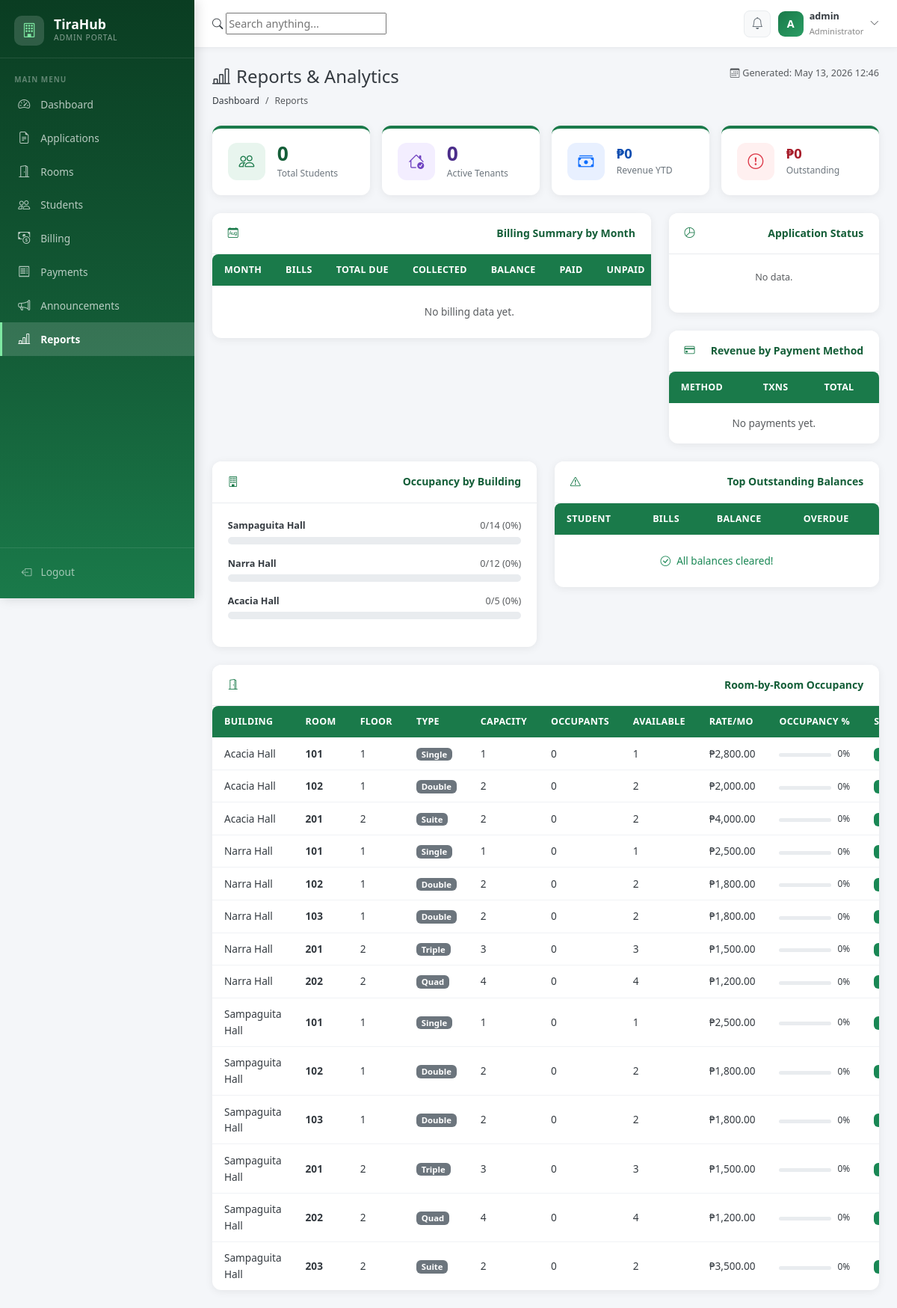
Screenshot of /admin/reports.php (signed in) with the database file from the repository.
### tables this page shows
CREATE TABLE `rooms` (
    `room_id`           INT UNSIGNED AUTO_INCREMENT PRIMARY KEY,
    `building_id`       INT UNSIGNED NOT NULL,
    `room_number`       VARCHAR(20)  NOT NULL,
    `floor`             TINYINT UNSIGNED NOT NULL DEFAULT 1,
    `room_type`         ENUM('Single','Double','Triple','Quad','Suite') NOT NULL DEFAULT 'Double',
    `capacity`          TINYINT UNSIGNED NOT NULL DEFAULT 2,
    `current_occupants` TINYINT UNSIGNED NOT NULL DEFAULT 0,
    `monthly_rate`      DECIMAL(10,2) NOT NULL DEFAULT 0.00,
    `description`       TEXT DEFAULT NULL,
    `status`            ENUM('Available','Full','Under Maintenance','Reserved') NOT NULL DEFAULT 'Available',
    `created_at`        DATETIME NOT NULL DEFAULT CURRENT_TIMESTAMP,
    `updated_at`        DATETIME NOT NULL DEFAULT CURRENT_TIMESTAMP ON UPDATE CURRENT_TIMESTAMP,
    CONSTRAINT `fk_rooms_building` FOREIGN KEY (`building_id`) REFERENCES `buildings`(`building_id`) ON DELETE RESTRICT ON UPDATE CASCADE,
    UNIQUE KEY `uq_room_building` (`building_id`, `room_number`),
    INDEX `idx_rooms_status`   (`status`),
    INDEX `idx_rooms_building` (`building_id`),
    INDEX `idx_rooms_type`     (`room_type`)
);

### admin/reports.php (the view, shortened to what this page needs)
<?php
require_once '../includes/layout.php';
$pdo = Database::connect();
$occupancy = $pdo->query("SELECT * FROM vw_room_occupancy ORDER BY building_name, room_number")->fetchAll();
$billingByMonth = $pdo->query(
    "SELECT DATE_FORMAT(billing_month,'%Y-%m') AS month_label,
            COUNT(*) AS bill_count,
            SUM(amount_due) AS total_due,
            SUM(amount_paid) AS total_paid,
            SUM(amount_due-amount_paid) AS total_balance,
            SUM(CASE WHEN status='Paid' THEN 1 ELSE 0 END) AS paid_count,
            SUM(CASE WHEN status='Unpaid' THEN 1 ELSE 0 END) AS unpaid_count,
            SUM(CASE WHEN status='Overdue' THEN 1 ELSE 0 END) AS overdue_count
     FROM billing
     GROUP BY DATE_FORMAT(billing_month,'%Y-%m')
     ORDER BY billing_month DESC
     LIMIT 12"
)->fetchAll();
$appStats = $pdo->query(
    "SELECT status, COUNT(*) AS cnt FROM applications GROUP BY status ORDER BY cnt DESC"
)->fetchAll();
$revByMethod = $pdo->query(
    "SELECT payment_method, COUNT(*) AS txn_count, SUM(amount) AS total
     FROM payments GROUP BY payment_method ORDER BY total DESC"
)->fetchAll();
$topBalance = $pdo->query(
    "SELECT * FROM vw_billing_summary WHERE total_balance > 0 ORDER BY total_balance DESC LIMIT 10"
)->fetchAll();
$tenantsPerBuilding = $pdo->query(
    "SELECT b.building_name,
            COUNT(ra.assignment_id) AS active_tenants,
            SUM(r.capacity) AS total_capacity
     FROM buildings b
     LEFT JOIN rooms r ON b.building_id=r.building_id
     LEFT JOIN room_assignments ra ON r.room_id=ra.room_id AND ra.status='Active'
     GROUP BY b.building_id, b.building_name"
)->fetchAll();
$summary = $pdo->query(
    "SELECT
        (SELECT COUNT(*) FROM students) AS total_students,
        (SELECT COUNT(*) FROM room_assignments WHERE status='Active') AS active_tenants,
        (SELECT COUNT(*) FROM applications WHERE status='Pending') AS pending_apps,
        (SELECT COALESCE(SUM(amount),0) FROM payments WHERE YEAR(payment_date)=YEAR(CURDATE())) AS revenue_ytd,
        (SELECT COALESCE(SUM(amount_due-amount_paid),0) FROM billing WHERE status IN ('Unpaid','Partial','Overdue')) AS outstanding"
)->fetch();
?>
<div class="page-header">
  <div>
    <h4><i class="bi bi-bar-chart-line me-2"></i>Reports & Analytics</h4>
    <nav aria-label="breadcrumb">
      <ol class="breadcrumb">
        <li class="breadcrumb-item"><a href="dashboard.php">Dashboard</a></li>
        <li class="breadcrumb-item active">Reports</li>
      </ol>
    </nav>
  </div>
  <span class="text-muted small"><i class="bi bi-calendar3 me-1"></i>Generated: <?= date('F d, Y H:i') ?></span>
</div>
<div class="row g-3 mb-4">
  <div class="col-6 col-lg-3">
    <div class="stat-card">
      <div class="stat-icon"><i class="bi bi-people"></i></div>
      <div><div class="stat-value"><?= number_format($summary['total_students']) ?></div><div class="stat-label">Total Students</div></div>
    </div>
  </div>
  <div class="col-6 col-lg-3">
    <div class="stat-card" style="border-left-color:#6f42c1">
      <div class="stat-icon" style="background:#f3eeff;color:#6f42c1"><i class="bi bi-house-check"></i></div>
      <div><div class="stat-value" style="color:#4b2d8a"><?= number_format($summary['active_tenants']) ?></div><div class="stat-label">Active Tenants</div></div>
    </div>
  </div>
  <div class="col-6 col-lg-3">
    <div class="stat-card" style="border-left-color:#0d6efd">
      <div class="stat-icon" style="background:#e8f0ff;color:#0d6efd"><i class="bi bi-cash-stack"></i></div>
      <div><div class="stat-value" style="color:#0d4db0;font-size:1.15rem">₱<?= number_format($summary['revenue_ytd'],0) ?></div><div class="stat-label">Revenue YTD</div></div>
    </div>
  </div>
  <div class="col-6 col-lg-3">
    <div class="stat-card" style="border-left-color:#dc3545">
      <div class="stat-icon" style="background:#fff0f0;color:#dc3545"><i class="bi bi-exclamation-circle"></i></div>
      <div><div class="stat-value" style="color:#a71d2a;font-size:1.15rem">₱<?= number_format($summary['outstanding'],0) ?></div><div class="stat-label">Outstanding</div></div>
    </div>
  </div>
</div>
<div class="row g-4">
  <div class="col-lg-8">
    <div class="th-card">
      <div class="card-header"><i class="bi bi-calendar-month me-2"></i>Billing Summary by Month</div>
      <div class="card-body p-0">
        <div class="table-responsive">
          <table class="th-table">
            <thead>
              <tr><th>Month</th><th>Bills</th><th>Total Due</th><th>Collected</th><th>Balance</th><th>Paid</th><th>Unpaid</th><th>Overdue</th></tr>
            </thead>
            <tbody>
              <?php if (empty($billingByMonth)): ?>
                <tr><td colspan="8" class="text-center py-4 text-muted">No billing data yet.</td></tr>
              <?php endif; ?>
            </tbody>
          </table>
        </div>
      </div>
    </div>
  </div>
  <div class="col-lg-4">
    <div class="th-card mb-4">
      <div class="card-header"><i class="bi bi-pie-chart me-2"></i>Application Status</div>
      <div class="card-body">
        <?php if (empty($appStats)): ?><p class="text-muted small text-center">No data.</p><?php endif; ?>
      </div>
    </div>
    <div class="th-card">
      <div class="card-header"><i class="bi bi-credit-card me-2"></i>Revenue by Payment Method</div>
      <div class="card-body p-0">
        <table class="th-table">
          <thead><tr><th>Method</th><th>Txns</th><th>Total</th></tr></thead>
          <tbody>
            <?php if (empty($revByMethod)): ?><tr><td colspan="3" class="text-center text-muted py-3">No payments yet.</td></tr><?php endif; ?>
          </tbody>
        </table>
      </div>
    </div>
  </div>
  <div class="col-lg-6">
    <div class="th-card">
      <div class="card-header"><i class="bi bi-building me-2"></i>Occupancy by Building</div>
      <div class="card-body">
        <?php foreach ($tenantsPerBuilding as $tb):
          $pct = $tb['total_capacity'] > 0 ? round($tb['active_tenants']/$tb['total_capacity']*100) : 0;
        ?>
        <div class="mb-3">
          <div class="d-flex justify-content-between mb-1">
            <span class="fw-600 small"><?= htmlspecialchars($tb['building_name']) ?></span>
            <span class="small text-muted"><?= $tb['active_tenants'] ?>/<?= $tb['total_capacity'] ?> (<?= $pct ?>%)</span>
          </div>
          <div class="progress" style="height:10px;border-radius:99px">
          </div>
        </div>
        <?php endforeach; ?>
      </div>
    </div>
  </div>
  <div class="col-lg-6">
    <div class="th-card">
      <div class="card-header"><i class="bi bi-exclamation-triangle me-2"></i>Top Outstanding Balances</div>
      <div class="card-body p-0">
        <div class="table-responsive">
          <table class="th-table">
            <thead><tr><th>Student</th><th>Bills</th><th>Balance</th><th>Overdue</th></tr></thead>
            <tbody>
              <?php if (empty($topBalance)): ?>
                <tr><td colspan="4" class="text-center py-4 text-success"><i class="bi bi-check-circle me-2"></i>All balances cleared!</td></tr>
              <?php endif; ?>
            </tbody>
          </table>
        </div>
      </div>
    </div>
  </div>
  <div class="col-12">
    <div class="th-card">
      <div class="card-header"><i class="bi bi-door-open me-2"></i>Room-by-Room Occupancy</div>
      <div class="card-body p-0">
        <div class="table-responsive">
          <table class="th-table">
            <thead>
              <tr><th>Building</th><th>Room</th><th>Floor</th><th>Type</th><th>Capacity</th><th>Occupants</th><th>Available</th><th>Rate/mo</th><th>Occupancy %</th><th>Status</th></tr>
            </thead>
            <tbody>
              <?php foreach ($occupancy as $oc):
                $pct = (int)$oc['occupancy_pct'];
              ?>
              <tr>
                <td><?= htmlspecialchars($oc['building_name']) ?></td>
                <td><strong><?= htmlspecialchars($oc['room_number']) ?></strong></td>
                <td><?= $oc['floor'] ?></td>
                <td><span class="badge bg-secondary"><?= $oc['room_type'] ?></span></td>
                <td><?= $oc['capacity'] ?></td>
                <td><?= $oc['current_occupants'] ?></td>
                <td><?= $oc['available_slots'] ?></td>
                <td>₱<?= number_format($oc['monthly_rate'],2) ?></td>
                <td>
                  <div class="d-flex align-items-center gap-2">
                    <div class="room-occupancy-bar" style="width:70px">
                    </div>
                    <small><?= $pct ?>%</small>
                  </div>
                </td>
                <td><?= statusBadge($oc['status']) ?></td>
              </tr>
              <?php endforeach; ?>
            </tbody>
          </table>
        </div>
      </div>
    </div>
  </div>
</div>

### assets/css/style.css (style rules this page uses)
:root { --green: #1a7a4a; --green-dark: #145e38; --green-mid: #2a9d64; --green-light: #e8f5ee; --green-pale: #f0faf4; --white: #ffffff; --bg: #f4f6f9; --gray-100: #f8f9fa; --gray-200: #e9ecef; --gray-400: #ced4da; --gray-600: #6c757d; --gray-800: #343a40; --yellow: #f0a500; --yellow-light: #fff8e1; --red: #dc3545; --red-light: #fff0f2; --blue: #0d6efd; --blue-light: #e8f0ff; --purple: #6f42c1; --purple-light: #f3eeff; --sidebar-w: 260px; --topbar-h: 64px; --radius: 12px; --radius-sm: 8px; --shadow: 0 2px 12px rgba(0,0,0,.07); --shadow-md: 0 4px 20px rgba(0,0,0,.1); }
*, *::before, *::after { box-sizing: border-box; }
body { margin: 0; font-family: 'Segoe UI', system-ui, sans-serif; background: var(--bg); color: var(--gray-800); font-size: .9rem; line-height: 1.6; }
a { text-decoration: none; color: inherit; }
.page-header { display: flex; align-items: flex-start; justify-content: space-between; margin-bottom: 1.5rem; flex-wrap: wrap; gap: .8rem; }
.breadcrumb { margin: .25rem 0 0; font-size: .76rem; }
.stat-card { background: var(--white); border-radius: var(--radius); padding: 1.2rem 1.3rem; box-shadow: var(--shadow); display: flex; align-items: center; gap: 1rem; border-top: 4px solid var(--green); transition: transform .18s, box-shadow .18s; height: 100%; }
.stat-icon { width: 50px; height: 50px; border-radius: 12px; background: var(--green-light); color: var(--green); display: flex; align-items: center; justify-content: center; font-size: 1.3rem; flex-shrink: 0; }
.stat-value { font-size: 1.65rem; font-weight: 800; color: var(--green-dark); line-height: 1; }
.stat-label { font-size: .76rem; color: var(--gray-600); margin-top: .2rem; }
.th-card { background: var(--white); border-radius: var(--radius); box-shadow: var(--shadow); border: none; }
.th-card .card-header { background: var(--white); border-bottom: 1px solid var(--gray-200); padding: 1rem 1.3rem; font-weight: 700; color: var(--green-dark); font-size: .875rem; border-radius: var(--radius) var(--radius) 0 0 !important; display: flex; align-items: center; justify-content: space-between; }
.th-card .card-header i { color: var(--green); }
.th-card .card-body { padding: 1.3rem; }
.th-table { font-size: .85rem; width: 100%; border-collapse: collapse; }
.th-table thead th { background: var(--green); color: #fff; font-weight: 700; padding: .7rem 1rem; white-space: nowrap; border: none; font-size: .78rem; text-transform: uppercase; letter-spacing: .3px; }
.th-table thead th:first-child { border-radius: 8px 0 0 0; }
.th-table thead th:last-child { border-radius: 0 8px 0 0; }
.th-table tbody tr { border-bottom: 1px solid #f0f2f5; transition: background .12s; }
.th-table tbody tr:last-child { border-bottom: none; }
.th-table tbody td { padding: .65rem 1rem; vertical-align: middle; }
.badge { border-radius: 6px; font-size: .71rem; font-weight: 700; padding: .28em .6em; }
.room-occupancy-bar { height: 5px; border-radius: 99px; background: var(--gray-200); overflow: hidden; margin: .5rem 0 .25rem; }
.fw-600 { font-weight:600; }

### rows the page displays
rooms: building_name "Acacia Hall", room_number "101", floor "1", room_type "Single", capacity "1", current_occupants "0", available_slots "1", monthly_rate "2,800.00", pct "0"
rooms: building_name "Acacia Hall", room_number "102", floor "1", room_type "Double", capacity "2", current_occupants "0", available_slots "2", monthly_rate "2,000.00", pct "0"
rooms: building_name "Acacia Hall", room_number "201", floor "2", room_type "Suite", capacity "2", current_occupants "0", available_slots "2", monthly_rate "4,000.00", pct "0"
rooms: building_name "Narra Hall", room_number "101", floor "1", room_type "Single", capacity "1", current_occupants "0", available_slots "1", monthly_rate "2,500.00", pct "0"
rooms: building_name "Narra Hall", room_number "102", floor "1", room_type "Double", capacity "2", current_occupants "0", available_slots "2", monthly_rate "1,800.00", pct "0"
rooms: building_name "Narra Hall", room_number "103", floor "1", room_type "Double", capacity "2", current_occupants "0", available_slots "2", monthly_rate "1,800.00", pct "0"
rooms: building_name "Narra Hall", room_number "201", floor "2", room_type "Triple", capacity "3", current_occupants "0", available_slots "3", monthly_rate "1,500.00", pct "0"
rooms: building_name "Narra Hall", room_number "202", floor "2", room_type "Quad", capacity "4", current_occupants "0", available_slots "4", monthly_rate "1,200.00", pct "0"
rooms: building_name "Sampaguita Hall", room_number "101", floor "1", room_type "Single", capacity "1", current_occupants "0", available_slots "1", monthly_rate "2,500.00", pct "0"
rooms: building_name "Sampaguita Hall", room_number "102", floor "1", room_type "Double", capacity "2", current_occupants "0", available_slots "2", monthly_rate "1,800.00", pct "0"
rooms: building_name "Sampaguita Hall", room_number "103", floor "1", room_type "Double", capacity "2", current_occupants "0", available_slots "2", monthly_rate "1,800.00", pct "0"
rooms: building_name "Sampaguita Hall", room_number "201", floor "2", room_type "Triple", capacity "3", current_occupants "0", available_slots "3", monthly_rate "1,500.00", pct "0"
rooms: building_name "Sampaguita Hall", room_number "202", floor "2", room_type "Quad", capacity "4", current_occupants "0", available_slots "4", monthly_rate "1,200.00", pct "0"
rooms: building_name "Sampaguita Hall", room_number "203", floor "2", room_type "Suite", capacity "2", current_occupants "0", available_slots "2", monthly_rate "3,500.00", pct "0"

### other values shown
$label "Dashboard"
$label "Applications"
$label "Rooms"
$label "Students"
$label "Billing"
$label "Payments"
$label "Announcements"
$label "Reports"
$initial "A"
$uname "admin"
$summary['total_students'] "0"
$summary['active_tenants'] "0"
$summary['revenue_ytd'] "0"
$summary['outstanding'] "0"
$tb['building_name'] "Sampaguita Hall"
